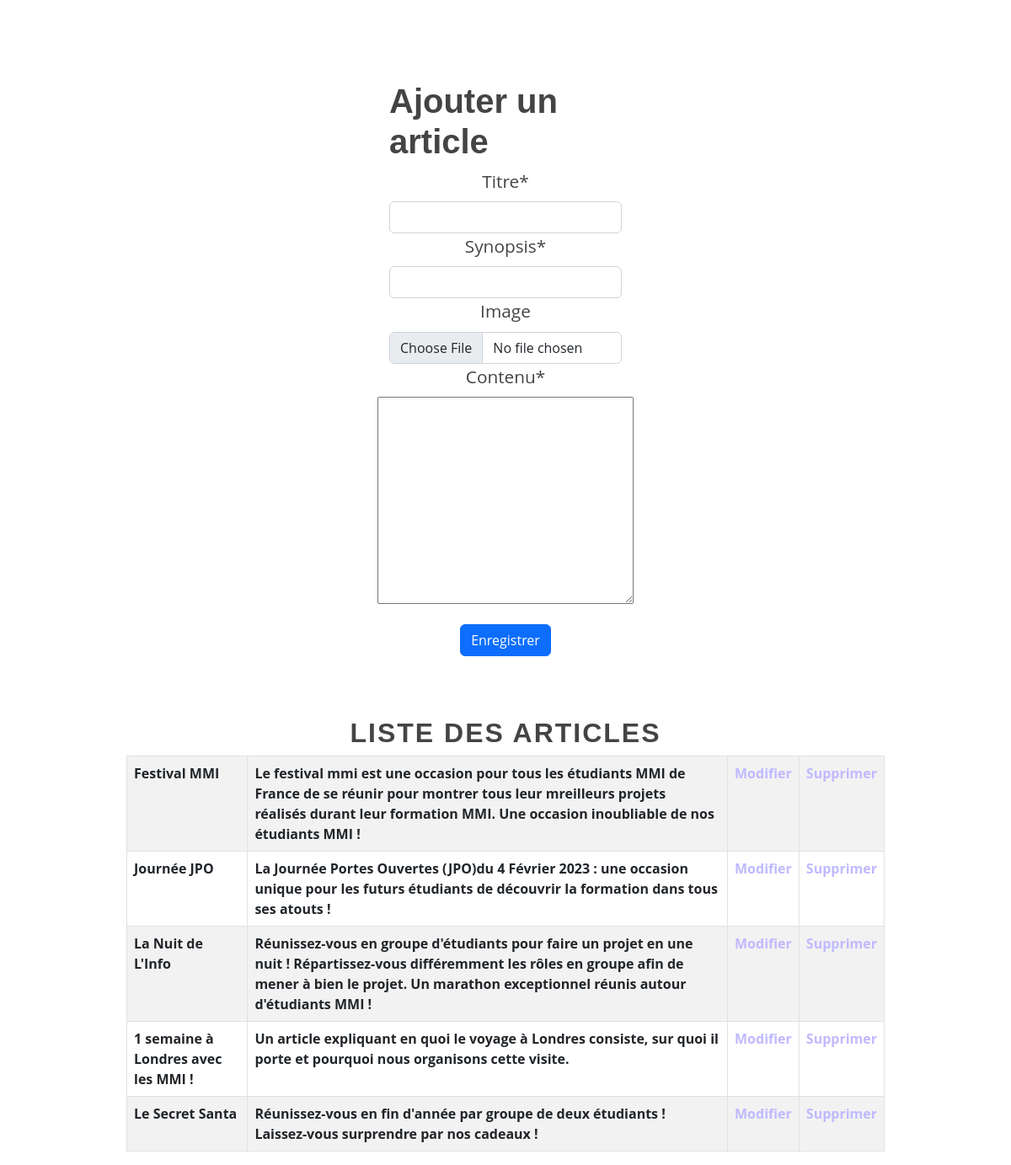
The page /src/backoffice/gestion_actualite.php (signed in) on the database its author committed.
### tables this page shows
CREATE TABLE IF NOT EXISTS `article` (
  `id_article` int(11) NOT NULL AUTO_INCREMENT,
  `nom_article` varchar(100) NOT NULL,
  `contenu_article` varchar(1000) NOT NULL,
  `date_article` date NOT NULL,
  `synopsis` varchar(200) NOT NULL,
  `miniature_article` varchar(50) DEFAULT NULL,
  `auteur` varchar(40) NOT NULL,
  PRIMARY KEY (`id_article`)
);

### src/database/data.php (called while the page is built, shortened)
<?php
function getArticles()
{
    $db = connectToDB();
    $query = "SELECT * FROM article ORDER BY id_article ASC";
    $stmt = $db->prepare($query);
    $stmt->execute();
    $result = $stmt->fetchAll(PDO::FETCH_ASSOC);
    return $result;
}

### src/backoffice/gestion_actualite.php (the view, shortened to what this page needs)
<?php include '../database/data.php';
?>
<!DOCTYPE html>
<html lang="fr">
<head>
    <?php include('head.php'); ?>
</head>
<body>
    <?php
    if ($_SESSION['articles'] == 1) {
        echo '
<form action="register_actualite" method="post" enctype="multipart/form-data">
<div class="mb-3 container d-flex flex-column justify-content-center align-items-center w-25 mb-5 mt-5">
<h1 class="mt-5 mb-2">Ajouter un article</h1>
<label class="form-label" for="titre">Titre*</label>
<input class="form-control" required type="text" name="titre" id="">
<label class="form-label" for="synopsis">Synopsis*</label>
<input class="form-control" required type="text" name="synopsis" id="">
<label class="form-label" for="image">Image</label>
<input class="form-control" type="file" accept ="image/*" name="image" id="" required>
<label class="form-label" for="contenu">Contenu*</label>
<textarea required name="contenu" id="" cols="30" rows="10"></textarea>
<input class="btn btn-primary my-4" type="submit" value="Enregistrer">
</div>
</form>';
    }
    echo '<div class="w-75 m-auto"><h2 class="mt-5 mb-2 text-center">Liste des articles</h2>';
        if ($_SESSION['articles'] == 1) {
            echo '<table class="table table-bordered table-striped px-5 ">';
            foreach (getArticles() as $article) {
                echo "
        <tr>
            <th>{$article['nom_article']}</th><th>{$article['contenu_article']}</th><th><a href='page_modifier_actualite?id={$article['id_article']}'>Modifier</a></th><th><a href='supprimer_actualite?id={$article['id_article']}'>Supprimer</a></th>
        </tr>";
            }
            echo '</table></div>';
        } else {
            echo '<p class="text-center">Vous ne pouvez pas modifier ou supprimer cette catégorie. Pour cela adressez-vous à l\'administrateur pour qu\'il vous donne accès.</p>';
        }
    ?>
</body>
</html>

### src/css/style.css (style rules this page uses)
*, *::before, *::after { box-sizing: border-box; }
.btn-primary { --bs-btn-bg: #227d72; --bs-btn-border-color: #227d72; --bs-btn-hover-bg: #17534c; --bs-btn-hover-border-color: #227d72; --bs-btn-active-bg: #13433e; --bs-btn-active-border-color: #227d72; }
:root { --bs-dropdown-link-active-bg: #227d72 !important; }
body { margin: 0 auto; font-size: 100%; font-family: "Satoshi", sans-serif; overflow-x: hidden; }
h1 { font-weight: 900 !important; }
h2 { font-size: 1.5em; font-weight: 700 !important; letter-spacing: 2px; text-transform: uppercase; }
label { font-size: 1.3em; z-index: 100; -webkit-transition: -webkit-transform 0.2s linear; }

### rows shown on the page
article: nom_article "Festival MMI", contenu_article "Le festival mmi est une occasion pour tous les étudiants MMI de France de se réunir pour montrer tous leur mreilleurs projets réalisés durant leur formation MMI. Une occasion inoubliable de nos étudiants MMI !"
article: nom_article "Journée JPO", contenu_article "La Journée Portes Ouvertes (JPO)du 4 Février 2023 : une occasion unique pour les futurs étudiants de découvrir la formation dans tous ses atouts !"
article: nom_article "La Nuit de L'Info", contenu_article "Réunissez-vous en groupe d'étudiants pour faire un projet en une nuit ! Répartissez-vous différemment les rôles en groupe afin de mener à bien le projet. Un marathon exceptionnel réunis autour d'étudiants MMI !"
article: nom_article "1 semaine à Londres avec les MMI !", contenu_article "Un article expliquant en quoi le voyage à Londres consiste, sur quoi il porte et pourquoi nous organisons cette visite."
article: nom_article "Le Secret Santa", contenu_article "Réunissez-vous en fin d'année par groupe de deux étudiants ! Laissez-vous surprendre par nos cadeaux !"
